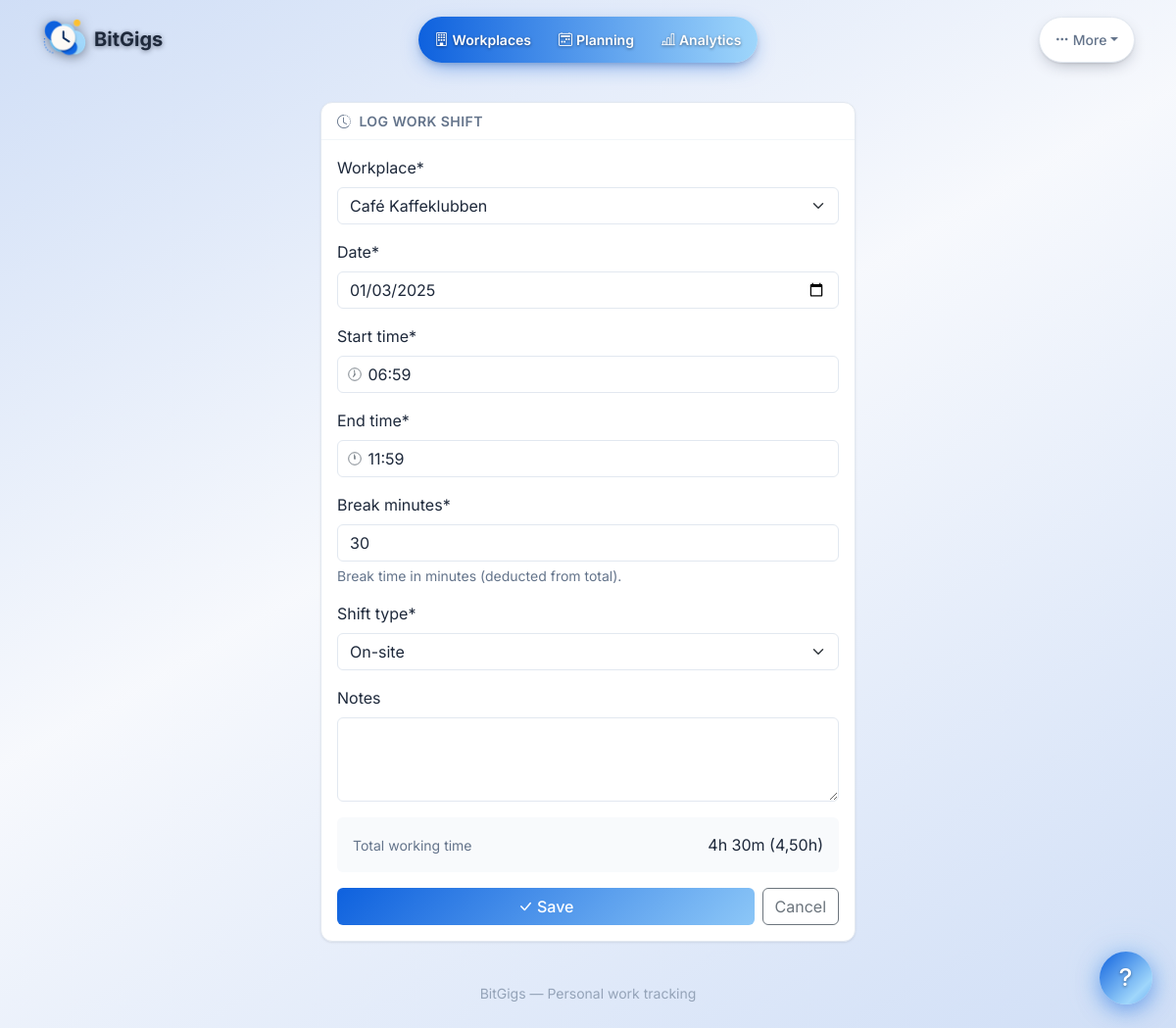
/shifts/1364/edit/ (signed in), run on the app's committed database.
### apps/shifts/models.py (models this page shows, shortened)
class ShiftTimeMixin(models.Model):
    date = models.DateField()
    start_time = models.TimeField()
    end_time = models.TimeField()
    break_minutes = models.PositiveIntegerField(
        default=0,
        help_text="Break time in minutes (deducted from total).",
    )
    class Meta:
        abstract = True

class Shift(ShiftTimeMixin):
    class ShiftType(models.TextChoices):
        ON_SITE = "on_site", "On-site"
        REMOTE = "remote", "Remote"
        SICK_LEAVE = "sick_leave", "Sick leave"
        PAID_ABSENCE = "paid_absence", "Paid absence"
        VACATION = "vacation", "Vacation"
    workplace = models.ForeignKey(
        Workplace,
        on_delete=models.CASCADE,
        related_name="shifts",
    )
    shift_type = models.CharField(
        max_length=15,
        choices=ShiftType.choices,
        default=ShiftType.ON_SITE,
    )
    notes = models.TextField(blank=True, default="")
    terms = models.ForeignKey(
        ContractTermSet,
        null=True, blank=True,
        on_delete=models.SET_NULL,
        related_name="shifts",
        help_text="Employment terms active when this shift was worked.",
    )
    invite_uid = models.UUIDField(null=True, blank=True, db_index=True)
    created_at = models.DateTimeField(auto_now_add=True)
    updated_at = models.DateTimeField(auto_now=True)
    class Meta:
        ordering = ["date", "start_time"]
        indexes = [
            models.Index(fields=["date"]),
            models.Index(fields=["workplace", "date"]),
        ]

### apps/shifts/views.py (the view, shortened to what this page needs)
# urls.py: path("<int:pk>/edit/", views.ShiftUpdateView.as_view(), name="shift-update"),
class ShiftUpdateView(View):
    def get(self, request, pk):
        shift = get_object_or_404(Shift, pk=pk)
        form = ShiftForm(instance=shift)
        return render(
            request,
            "shifts/shift_form.html",
            {"form": form, "shift": shift},
        )

### apps/shifts/forms.py
class ShiftForm(forms.ModelForm):
    class Meta:
        model = Shift
        fields = [
            "workplace",
            "date",
            "start_time",
            "end_time",
            "break_minutes",
            "shift_type",
            "notes",
        ]
        widgets = {
            "date": forms.DateInput(attrs={"type": "date"}),
            "start_time": forms.TimeInput(attrs={"type": "time"}),
            "end_time": forms.TimeInput(attrs={"type": "time"}),
            "notes": forms.Textarea(attrs={"rows": 3}),
        }

### apps/core/context_processors.py (called while the page is built, shortened)
def sso_status(request):
    from .sso import get_brand
    return {
        "sso_enabled": settings.SSO_ENABLED,
        "sso_provider_id": settings.SSO_PROVIDER_ID,
        "sso_brand": get_brand(),
    }

def onboarding_status(request):
    if getattr(request, "session", None) is not None and request.session.get("onboarding_complete"):
        return {"onboarding_complete": True, "setup_in_progress": False}

### apps/core/features.py (called while the page is built)
def enabled_map(settings=None) -> dict[str, bool]:
    from .models import UserSettings
    settings = settings or UserSettings.load()
    return {f.key: bool(getattr(settings, f.setting, True)) for f in FEATURES}

def feature_for_view(view_name: str) -> Feature | None:
    if not view_name:
        return None
    best: Feature | None = None
    best_len = 0
    for feature in FEATURES:
        for prefix in feature.view_prefixes:
            if view_name.startswith(prefix) and len(prefix) > best_len:
                best, best_len = feature, len(prefix)
    return best

def blocked_feature(view_name: str, settings=None) -> Feature | None:
    feature = feature_for_view(view_name)
    if feature is None or is_enabled(feature.key, settings):
        return None
    return feature

### apps/core/models.py (called while the page is built)
    @classmethod
    def load(cls):
        obj, _ = cls.objects.get_or_create(pk=1)
        return obj

### apps/core/sso.py (called while the page is built)
def _parse_hex(value):
    raw = (value or "").strip().lstrip("#")
    if len(raw) == 3:
        raw = "".join(c * 2 for c in raw)
    if len(raw) != 6:
        return None
    try:
        return tuple(int(raw[i:i + 2], 16) for i in (0, 2, 4))
    except ValueError:
        return None

def _relative_luminance(rgb):
    def channel(value):
        c = value / 255
        return c / 12.92 if c <= 0.04045 else ((c + 0.055) / 1.055) ** 2.4
    r, g, b = (channel(v) for v in rgb)
    return 0.2126 * r + 0.7152 * g + 0.0722 * b

### apps/workplaces/models.py (called while the page is built)
    def __str__(self):
        return self.name

### apps/shifts/templates/shifts/shift_form.html (shortened to what this page needs)
{% extends "base.html" %}
{% load crispy_forms_tags %}
{% block content %}
<div class="row justify-content-center">
  <div class="col-12 col-md-8 col-lg-6">
    <div class="card">
      <div class="card-header">
        <i class="bi bi-clock-history me-2"></i>{% if Shift %}Edit Shift{% else %}Log Work Shift{% endif %}
      </div>
      <div class="card-body">
        <form method="post">
          {% if hide_workplace %}
            <input type="hidden" name="workplace" value="{{ workplace_id }}">
            {% for field in form %}
              {% if field.name != 'workplace' %}
                <div class="mb-3">
                  {{ field|as_crispy_field }}
                </div>
              {% endif %}
            {% endfor %}
          {% else %}
            {{ form|crispy }}
          {% endif %}
          <div class="mb-3 p-3 rounded" style="background:var(--bg-light);">
            <div class="d-flex justify-content-between align-items-center">
              <span class="text-muted small">Total working time</span>
              <span id="Shift-total" class="Shift-total-display">.</span>
            </div>
          </div>
          <div class="d-flex gap-2">
            <button type="submit" class="btn btn-primary flex-fill">
              <i class="bi bi-check-lg me-1"></i>Save
            </button>
            <a href="javascript:history.back()" class="btn btn-outline-secondary">Cancel</a>
          </div>
        </form>
      </div>
    </div>
  </div>
</div>
{% endblock %}

### data on the page
Shift: workplace "Café Kaffeklubben", date "01/03/2025", start_time "06:59", end_time "11:59", break_minutes "30", shift_type "On-site"
